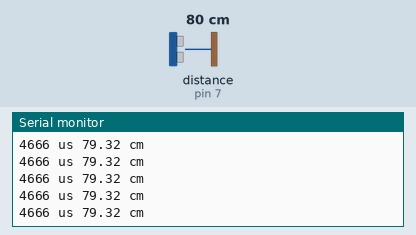
Simulated run of this sketch. Board: Arduino Uno, built with avr-gcc and run on an emulated ATmega328P. Shown: the last lines printed to the serial monitor. Wiring (inferred from the names in the program): ultrasonic range finder: trigger pin 6; echo pin 7. Inputs (shaded band) come from the test bench; at power-on: distance to the obstacle (sensor on pin 7) 80 cm. The echo pulse lasts 58.3 µs per cm.

Above: at 1.2 s.
1.3 s: distance to the obstacle (sensor on pin 7) set to 250 cm
At 1.5 s:
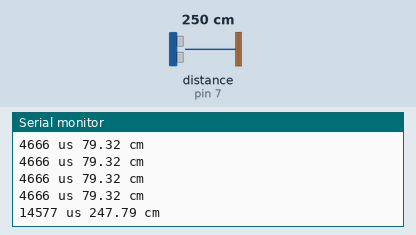
4.3 s: distance to the obstacle (sensor on pin 7) set to 2 cm
At 4.39 s:
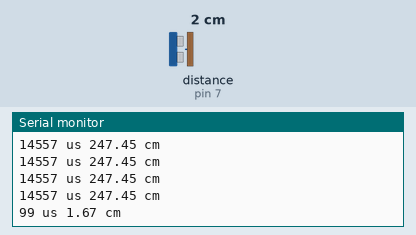
Timing chart, 0 to 7.3 s (numbered marks = the images above; inputs shaded):
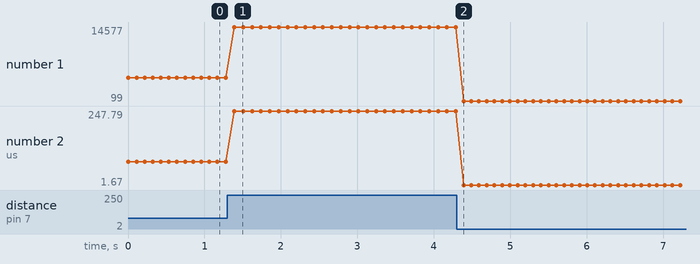

The sketch:

sonic_hc-sr04_test.ino
```cpp
int Trig = 6;
int Echo = 7;
int Duration;
float Distance;

void setup() {
  Serial.begin(9600);
  pinMode(Trig,OUTPUT);
  pinMode(Echo,INPUT);
}

void loop() {
  digitalWrite(Trig,LOW);
  delayMicroseconds(1);
  digitalWrite(Trig,HIGH);
  delayMicroseconds(1);
  digitalWrite(Trig,LOW);
  Duration = pulseIn(Echo,HIGH);
  if (Duration>0) {
    Distance = Duration/2;
    Distance = Distance*340*100/1000000; // ultrasonic speed is 340m/s = 34000cm/s = 0.034cm/us
    Serial.print(Duration);
    Serial.print(" us ");
    Serial.print(Distance);
    Serial.println(" cm");
  }
  delay(100);
}
```

Measured:
- after the input at 1.3 s, the serial monitor: prints a new line after 0.09 s (image 1)
- after the input at 4.3 s, the serial monitor: prints a new line after 0.09 s (image 2)
- plotted number 1: 4666 → 14557 after the input at 1.3 s, 14557 → 99 after the input at 4.3 s
- plotted number 2: 79.32 → 247.45 after the input at 1.3 s, 247.45 → 1.67 after the input at 4.3 s
